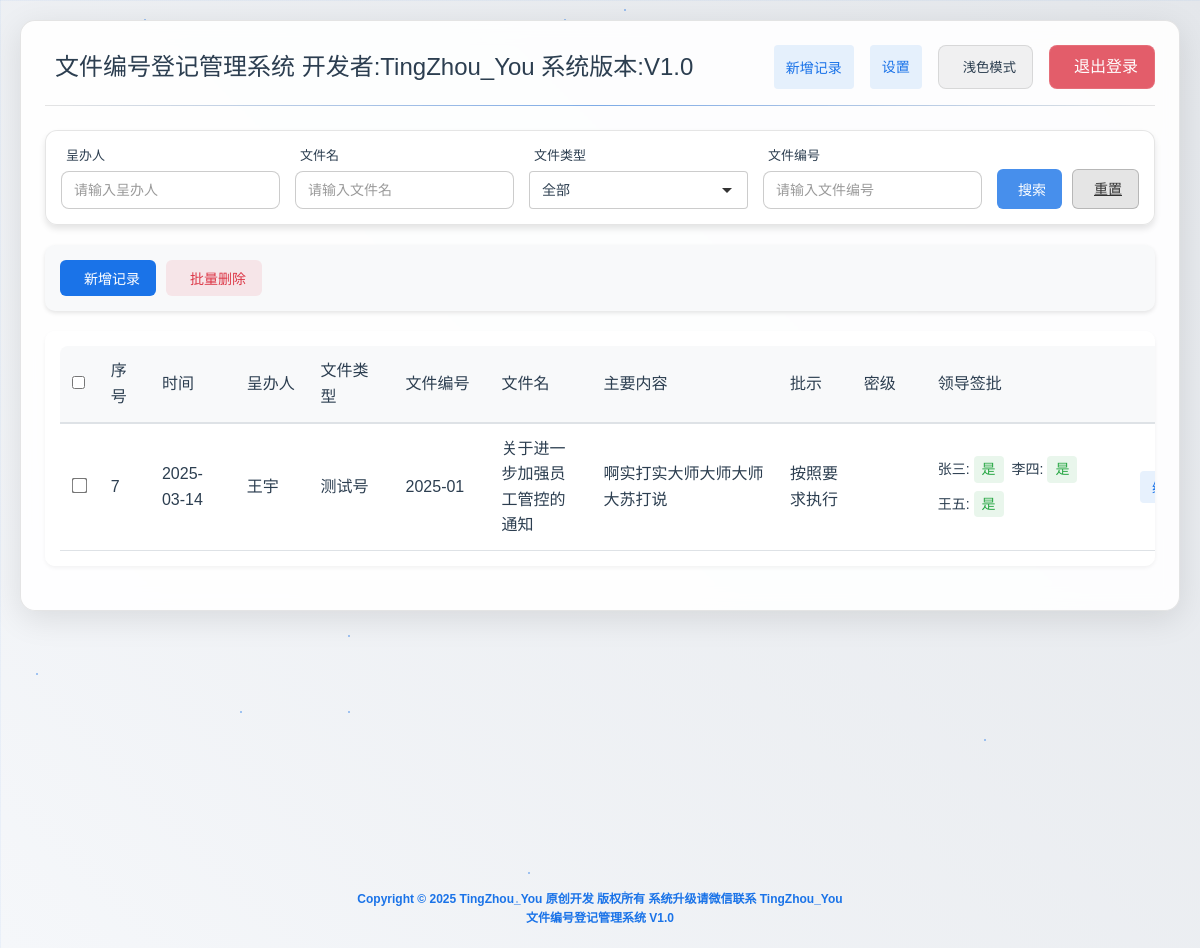
Page /index.php (signed in) on the committed database.
### tables this page shows
CREATE TABLE `inspections` (
  `id` int(11) NOT NULL AUTO_INCREMENT,
  `check_time` datetime NOT NULL,
  `inspector` varchar(50) NOT NULL COMMENT '呈办人',
  `inspected_unit` varchar(255) NOT NULL COMMENT '文件名',
  `inspection_details` text NOT NULL COMMENT '主要内容',
  `remarks` text COMMENT '批示',
  `leader1_status` varchar(10) DEFAULT NULL COMMENT '张三签批状态',
  `leader2_status` varchar(10) DEFAULT NULL COMMENT '李四签批状态',
  `leader3_status` varchar(10) DEFAULT NULL COMMENT '王五签批状态',
  `leader4_status` varchar(10) DEFAULT NULL COMMENT '赵六签批状态',
  `leader5_status` varchar(10) DEFAULT NULL COMMENT '钱七签批状态',
  `leader6_status` varchar(10) DEFAULT NULL COMMENT '孙八签批状态',
  `leader7_status` varchar(10) DEFAULT NULL COMMENT '周九签批状态',
  `created_at` timestamp NOT NULL DEFAULT CURRENT_TIMESTAMP COMMENT '创建时间',
  `updated_at` timestamp NOT NULL DEFAULT CURRENT_TIMESTAMP ON UPDATE CURRENT_TIMESTAMP COMMENT '更新时间',
  `file_type` varchar(20) DEFAULT '类型一' COMMENT '文件类型',
  `file_header` varchar(100) DEFAULT NULL COMMENT '文件头',
  `leader1_name` varchar(50) DEFAULT '张三' COMMENT '领导1姓名',
  `leader2_name` varchar(50) DEFAULT '李四' COMMENT '领导2姓名',
  `leader3_name` varchar(50) DEFAULT '王五' COMMENT '领导3姓名',
  `leader4_name` varchar(50) DEFAULT '赵六' COMMENT '领导4姓名',
  `leader5_name` varchar(50) DEFAULT '钱七' COMMENT '领导5姓名',
  `leader6_name` varchar(50) DEFAULT '孙八' COMMENT '领导6姓名',
  `leader7_name` varchar(50) DEFAULT '周九' COMMENT '领导7姓名',
  `type_one_id` int(11) DEFAULT NULL COMMENT '类型一序号',
  `type_two_id` int(11) DEFAULT NULL COMMENT '类型二序号',
  `security_level` varchar(50) DEFAULT NULL,
  `leader8_status` varchar(10) DEFAULT NULL,
  `leader9_status` varchar(10) DEFAULT NULL,
  `leader10_status` varchar(10) DEFAULT NULL,
  `leader8_name` varchar(50) DEFAULT NULL,
  `leader9_name` varchar(50) DEFAULT NULL,
  `leader10_name` varchar(50) DEFAULT NULL,
  PRIMARY KEY (`id`),
  KEY `idx_check_time` (`check_time`),
  KEY `idx_inspector` (`inspector`),
  KEY `idx_inspected_unit` (`inspected_unit`),
  KEY `idx_type_one_id` (`type_one_id`),
  KEY `idx_type_two_id` (`type_two_id`)
);

### index.php (the view, shortened to what this page needs)
<?php
require_once 'config.php';
$page = isset($_GET['page']) ? (int)$_GET['page'] : 1;
$perPage = 20;
$offset = ($page - 1) * $perPage;
try {
    $query = "SELECT id, DATE_FORMAT(check_time, '%Y-%m-%d') as formatted_time, check_time,
              inspector, inspected_unit, inspection_details, remarks,
              leader1_status, leader2_status, leader3_status, leader4_status,
              leader5_status, leader6_status, leader7_status, leader8_status,
              leader9_status, leader10_status,
              file_type,
              file_header,
              IFNULL(leader1_name, '张三') as leader1_name,
              IFNULL(leader2_name, '李四') as leader2_name,
              IFNULL(leader3_name, '王五') as leader3_name,
              IFNULL(leader4_name, '赵六') as leader4_name,
              IFNULL(leader5_name, '钱七') as leader5_name,
              IFNULL(leader6_name, '孙八') as leader6_name,
              IFNULL(leader7_name, '周九') as leader7_name,
              IFNULL(leader8_name, '吴十') as leader8_name,
              IFNULL(leader9_name, '郑十一') as leader9_name,
              IFNULL(leader10_name, '王十二') as leader10_name,
              type_one_id, security_level
              FROM inspections WHERE 1=1";
    $params = [];
    $query .= " ORDER BY id DESC LIMIT ?, ?";
    $params[] = intval($offset);
    $params[] = intval($perPage);
    try {
    $stmt = $pdo->prepare($query);
        foreach ($params as $key => $value) {
            $stmt->bindValue($key + 1, $value, PDO::PARAM_INT);
        }
        $stmt->execute();
    $records = $stmt->fetchAll(PDO::FETCH_ASSOC);
    } catch (PDOException $e) {
        $message = '获取记录失败：' . $e->getMessage();
        $messageType = 'error';
        $records = [];
    }
} catch (PDOException $e) {
    $message = '获取记录失败：' . $e->getMessage();
    $messageType = 'error';
    $records = [];
}
function getStatusIcon($status) {
    if ($status === '已批') {
        return '<span class="status-text approved">是</span>';
    } elseif ($status === '未批') {
        return '<span class="status-text pending">否</span>';
    }
    return '<span class="status-text">-</span>';
}
?>
<!DOCTYPE html>
<html>
<head>
</head>
<body>
    <div class="background">
        <div class="particles">
            <?php for($i = 0; $i < 20; $i++): ?>
            <div class="particle" style="
                left: <?php echo rand(0, 100); ?>%;
                top: <?php echo rand(0, 100); ?>%;
                animation-delay: <?php echo $i * 0.3; ?>s;
            "></div>
            <?php endfor; ?>
        </div>
    </div>
    <div class="container">
        <div class="card">
            <div class="header">
                <h1>
                    文件编号登记管理系统 开发者:TingZhou_You  系统版本:V1.0
                </h1>
                <div style="display: flex; gap: 16px;">
                    <button onclick="showNewRecordForm()" class="edit-btn">
                        新增记录
                    </button>
                    <a href="manage_filetypes.php" class="edit-btn" style="text-decoration: none;">
                        设置
                    </a>
                    <button onclick="toggleTheme()" class="theme-toggle" id="themeToggle">
                        <span id="themeText">深色模式</span>
                    </button>
                    <a href="logout.php" class="logout">
                        退出登录
                    </a>
                </div>
            </div>
            <div class="filter-section">
                <form method="GET" class="filter-form">
                        <div class="filter-group">
                            <label>
                                呈办人
                            </label>
                        <input type="text" name="inspector" class="filter-input"
                            value="<?php echo isset($_GET['inspector']) ? htmlspecialchars($_GET['inspector']) : ''; ?>"
                            placeholder="请输入呈办人">
                        </div>
                        <div class="filter-group">
                            <label>
                                文件名
                            </label>
                        <input type="text" name="inspected_unit" class="filter-input"
                            value="<?php echo isset($_GET['inspected_unit']) ? htmlspecialchars($_GET['inspected_unit']) : ''; ?>"
                            placeholder="请输入文件名">
                        </div>
                        <div class="filter-group">
                            <label>
                            文件类型
                            </label>
                            <select name="file_type" class="filter-input">
                                <option value="">全部</option>
                            </select>
                        </div>
                        <div class="filter-group">
                            <label>
                            文件编号
                            </label>
                        <input type="text" name="file_header" class="filter-input"
                            value="<?php echo isset($_GET['file_header']) ? htmlspecialchars($_GET['file_header']) : ''; ?>"
                            placeholder="请输入文件编号">
                        </div>
                        <div class="filter-buttons">
                        <button type="submit" class="filter-btn">
                                搜索
                            </button>
                        <a href="index.php" class="filter-btn reset-btn">
                                重置
                            </a>
                    </div>
                </form>
            </div>
            <div class="actions-bar">
                <div class="left-actions">
                    <button onclick="showNewRecordForm()" class="action-btn primary">
                        新增记录
                    </button>
                    <button onclick="showBatchDeleteConfirm()" class="action-btn danger">
                        批量删除
                    </button>
                </div>
            </div>
            <div class="table-container">
                <table class="data-table">
                <thead>
                    <tr>
                            <th style="width: 40px;">
                                <input type="checkbox" id="selectAll" onclick="toggleSelectAll()">
                            </th>
                            <th style="width: 60px;">序号</th>
                            <th style="width: 100px;">时间</th>
                            <th style="width: 100px;">呈办人</th>
                            <th style="width: 120px;">文件类型</th>
                            <th style="width: 120px;">文件编号</th>
                            <th style="width: 150px;">文件名</th>
                            <th style="width: 200px;">主要内容</th>
                            <th style="width: 100px;">批示</th>
                            <th style="width: 100px;">密级</th>
                            <th style="width: 300px;">领导签批</th>
                            <th style="width: 120px; text-align: center;">操作</th>
                    </tr>
                </thead>
                <tbody id="recordsTable">
                    <?php foreach ($records as $record): ?>
                            <tr id="row_<?php echo $record['id']; ?>" data-file-type="<?php echo htmlspecialchars($record['file_type'] ?? '站字号'); ?>" data-file-header="<?php echo htmlspecialchars($record['file_header'] ?? ''); ?>">
                                <td style="text-align: center;">
                                    <input type="checkbox" name="record_ids[]" value="<?php echo $record['id']; ?>" class="record-checkbox" style="transform: scale(1.2);">
                                </td>
                        <td><?php echo $record['id']; ?></td>
                                <td data-original-time="<?php echo str_replace(' ', 'T', $record['check_time']); ?>"><?php echo $record['formatted_time']; ?></td>
                                <td><?php echo htmlspecialchars($record['inspector']); ?></td>
                                <td><?php echo htmlspecialchars($record['file_type'] ?? '站字号'); ?></td>
                                <td><?php echo htmlspecialchars($record['file_header'] ?? ''); ?></td>
                                <td><?php echo htmlspecialchars($record['inspected_unit']); ?></td>
                        <td class="inspection-details"><?php echo nl2br(htmlspecialchars($record['inspection_details'])); ?></td>
                                <td><?php echo htmlspecialchars($record['remarks'] ?? ''); ?></td>
                                <td><?php echo htmlspecialchars($record['security_level'] ?? ''); ?></td>
                                <td>
                                    <div class="approval-status">
                                        <?php for ($i = 1; $i <= 10; $i++): ?>
                                            <?php if (!empty($record["leader{$i}_status"])): ?>
                                                <div class="leader-status">
                                                    <span class="leader-name"><?php echo htmlspecialchars($record["leader{$i}_name"] ?? "领导{$i}"); ?>:</span>
                                                    <?php echo getStatusIcon($record["leader{$i}_status"]); ?>
                                                </div>
                                            <?php endif; ?>
                                        <?php endfor; ?>
                                    </div>
                                    </td>
                            <td style="text-align: center;">
                            <div class="action-buttons">
                                <button onclick="editRecord(<?php echo $record['id']; ?>)" class="edit-btn">
                                </button>
                            </div>
                        </td>
                    </tr>
                    <?php endforeach; ?>
                </tbody>
            </table>
            </div>
        </div>
    </div>
    <div class="pagination" style="margin-top: 20px; display: flex; justify-content: center; gap: 10px; align-items: center;">
            </div>
    <div class="copyright" style="
        text-align: center;
        padding: 20px;
        color: rgba(255, 255, 255, 0.9);  /* 更亮的白色 */
        font-size: 12px;
        position: relative;
        z-index: 1;
        margin-top: 20px;
        font-weight: bold;  /* 加粗 */
    ">
        <p>Copyright © <?php echo date('Y'); ?> TingZhou_You 原创开发 版权所有 系统升级请微信联系 TingZhou_You</p>
        <p>文件编号登记管理系统 V1.0</p>
    </div>
</body>
</html>

### rows in the picture
inspections: id "7", formatted_time "2025-03-14", inspector "王宇", file_type "测试号", file_header "2025-01", inspected_unit "关于进一步加强员工管控的通知", inspection_details "啊实打实大师大师大师大苏打说", remarks "按照要求执行", leader "张三", leader1_status "是", leader "李四", leader2_status "是", leader "王五", leader3_status "是"
